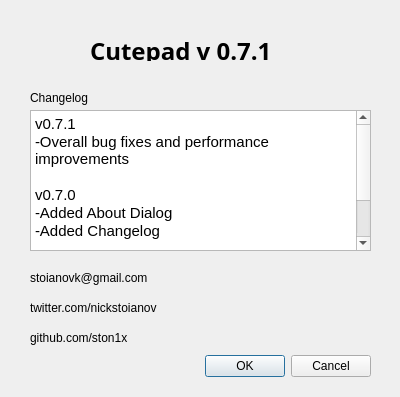
<?xml version="1.0" encoding="UTF-8"?>
<ui version="4.0">
 <class>About</class>
 <widget class="QDialog" name="About">
  <property name="geometry">
   <rect>
    <x>0</x>
    <y>0</y>
    <width>400</width>
    <height>397</height>
   </rect>
  </property>
  <property name="windowTitle">
   <string>About</string>
  </property>
  <widget class="QDialogButtonBox" name="buttonBox">
   <property name="geometry">
    <rect>
     <x>30</x>
     <y>350</y>
     <width>341</width>
     <height>32</height>
    </rect>
   </property>
   <property name="orientation">
    <enum>Qt::Horizontal</enum>
   </property>
   <property name="standardButtons">
    <set>QDialogButtonBox::Cancel|QDialogButtonBox::Ok</set>
   </property>
  </widget>
  <widget class="QLabel" name="labelPic">
   <property name="geometry">
    <rect>
     <x>30</x>
     <y>20</y>
     <width>61</width>
     <height>71</height>
    </rect>
   </property>
   <property name="text">
    <string/>
   </property>
   <property name="pixmap">
    <pixmap resource="appresources.qrc">:/images/meow.png</pixmap>
   </property>
  </widget>
  <widget class="QLabel" name="AppName">
   <property name="geometry">
    <rect>
     <x>90</x>
     <y>40</y>
     <width>281</width>
     <height>21</height>
    </rect>
   </property>
   <property name="font">
    <font>
     <family>Ubuntu Mono derivative Powerline</family>
     <pointsize>18</pointsize>
     <weight>75</weight>
     <bold>true</bold>
    </font>
   </property>
   <property name="text">
    <string>Cutepad v 0.7.1</string>
   </property>
  </widget>
  <widget class="QTextEdit" name="textEdit">
   <property name="geometry">
    <rect>
     <x>30</x>
     <y>110</y>
     <width>341</width>
     <height>141</height>
    </rect>
   </property>
   <property name="readOnly">
    <bool>true</bool>
   </property>
   <property name="html">
    <string>&lt;!DOCTYPE HTML PUBLIC &quot;-//W3C//DTD HTML 4.0//EN&quot; &quot;http://www.w3.org/TR/REC-html40/strict.dtd&quot;&gt;
&lt;html&gt;&lt;head&gt;&lt;meta name=&quot;qrichtext&quot; content=&quot;1&quot; /&gt;&lt;style type=&quot;text/css&quot;&gt;
p, li { white-space: pre-wrap; }
&lt;/style&gt;&lt;/head&gt;&lt;body style=&quot; font-family:'Ubuntu Mono'; font-size:11pt; font-weight:400; font-style:normal;&quot;&gt;
&lt;p style=&quot; margin-top:0px; margin-bottom:0px; margin-left:0px; margin-right:0px; -qt-block-indent:0; text-indent:0px;&quot;&gt;v0.7.1&lt;/p&gt;
&lt;p style=&quot; margin-top:0px; margin-bottom:0px; margin-left:0px; margin-right:0px; -qt-block-indent:0; text-indent:0px;&quot;&gt;-Overall bug fixes and performance improvements&lt;/p&gt;
&lt;p style=&quot;-qt-paragraph-type:empty; margin-top:0px; margin-bottom:0px; margin-left:0px; margin-right:0px; -qt-block-indent:0; text-indent:0px;&quot;&gt;&lt;br /&gt;&lt;/p&gt;
&lt;p style=&quot; margin-top:0px; margin-bottom:0px; margin-left:0px; margin-right:0px; -qt-block-indent:0; text-indent:0px;&quot;&gt;v0.7.0&lt;/p&gt;
&lt;p style=&quot; margin-top:0px; margin-bottom:0px; margin-left:0px; margin-right:0px; -qt-block-indent:0; text-indent:0px;&quot;&gt;-Added About Dialog&lt;/p&gt;
&lt;p style=&quot; margin-top:0px; margin-bottom:0px; margin-left:0px; margin-right:0px; -qt-block-indent:0; text-indent:0px;&quot;&gt;-Added Changelog&lt;/p&gt;
&lt;p style=&quot;-qt-paragraph-type:empty; margin-top:0px; margin-bottom:0px; margin-left:0px; margin-right:0px; -qt-block-indent:0; text-indent:0px;&quot;&gt;&lt;br /&gt;&lt;/p&gt;
&lt;p style=&quot; margin-top:0px; margin-bottom:0px; margin-left:0px; margin-right:0px; -qt-block-indent:0; text-indent:0px;&quot;&gt;v0.6.9&lt;/p&gt;
&lt;p style=&quot; margin-top:0px; margin-bottom:0px; margin-left:0px; margin-right:0px; -qt-block-indent:0; text-indent:0px;&quot;&gt;-Fixed Save As method&lt;/p&gt;
&lt;p style=&quot;-qt-paragraph-type:empty; margin-top:0px; margin-bottom:0px; margin-left:0px; margin-right:0px; -qt-block-indent:0; text-indent:0px;&quot;&gt;&lt;br /&gt;&lt;/p&gt;&lt;/body&gt;&lt;/html&gt;</string>
   </property>
  </widget>
  <widget class="QLabel" name="ChangelogLabel">
   <property name="geometry">
    <rect>
     <x>30</x>
     <y>90</y>
     <width>68</width>
     <height>16</height>
    </rect>
   </property>
   <property name="text">
    <string>Changelog</string>
   </property>
  </widget>
  <widget class="QLabel" name="AuthorEmail">
   <property name="geometry">
    <rect>
     <x>30</x>
     <y>270</y>
     <width>151</width>
     <height>16</height>
    </rect>
   </property>
   <property name="text">
    <string>stoianovk@gmail.com</string>
   </property>
   <property name="openExternalLinks">
    <bool>false</bool>
   </property>
  </widget>
  <widget class="QLabel" name="AuthorTwitter">
   <property name="geometry">
    <rect>
     <x>30</x>
     <y>300</y>
     <width>201</width>
     <height>16</height>
    </rect>
   </property>
   <property name="text">
    <string>twitter.com/nickstoianov</string>
   </property>
  </widget>
  <widget class="QLabel" name="label">
   <property name="geometry">
    <rect>
     <x>30</x>
     <y>330</y>
     <width>201</width>
     <height>16</height>
    </rect>
   </property>
   <property name="text">
    <string>github.com/ston1x</string>
   </property>
  </widget>
 </widget>
 <resources>
  <include location="appresources.qrc"/>
 </resources>
 <connections>
  <connection>
   <sender>buttonBox</sender>
   <signal>accepted()</signal>
   <receiver>About</receiver>
   <slot>accept()</slot>
   <hints>
    <hint type="sourcelabel">
     <x>248</x>
     <y>254</y>
    </hint>
    <hint type="destinationlabel">
     <x>157</x>
     <y>274</y>
    </hint>
   </hints>
  </connection>
  <connection>
   <sender>buttonBox</sender>
   <signal>rejected()</signal>
   <receiver>About</receiver>
   <slot>reject()</slot>
   <hints>
    <hint type="sourcelabel">
     <x>316</x>
     <y>260</y>
    </hint>
    <hint type="destinationlabel">
     <x>286</x>
     <y>274</y>
    </hint>
   </hints>
  </connection>
 </connections>
</ui>
